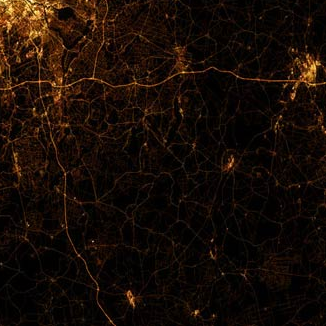
%> input picture image inhenement/lime/test_picture/6.bmp, 326 x 326 px
$ octave illminaBF.m   (GNU Octave 9; MATLAB toolbox functions it lacks are replaced by stand-ins)
%> lines starting %> are read from the running program, lines starting %| are printed output that depends on the picture; long printed decimals are rounded
### image inhenement/lime/bilateralFilter.m
%
% original src: http://people.csail.mit.edu/jiawen/software/bilateralFilter.m
% original author: Jiawen (Kevin) Chen
%   <jiawen@csail.mit.edu>
%   http://people.csail.mit.edu/jiawen/
%

% output = bilateralFilter( data, edge, ...
%                          edgeMin, edgeMax, ...
%                          sigmaSpatial, sigmaRange, ...
%                          samplingSpatial, samplingRange )
%
% Bilateral and Cross-Bilateral Filter using the Bilateral Grid.
%
% Bilaterally filters the image 'data' using the edges in the image 'edge'.
% If 'data' == 'edge', then it the standard bilateral filter.
% Otherwise, it is the 'cross' or 'joint' bilateral filter.
% For convenience, you can also pass in [] for 'edge' for the normal
% bilateral filter.
%
% Note that for the cross bilateral filter, data does not need to be
% defined everywhere.  Undefined values can be set to 'NaN'.  However, edge
% *does* need to be defined everywhere.
%
% data and edge should be of the greyscale, double-precision floating point
% matrices of the same size (i.e. they should be [ height x width ])
%
% data is the only required argument
%
% edgeMin and edgeMax specifies the min and max values of 'edge' (or 'data'
% for the normal bilateral filter) and is useful when the input is in a
% range that's not between 0 and 1.  For instance, if you are filtering the
% L channel of an image that ranges between 0 and 100, set edgeMin to 0 and
% edgeMax to 100.
%
% edgeMin defaults to min( edge( : ) ) and edgeMax defaults to max( edge( : ) ).
% This is probably *not* what you want, since the input may not span the
% entire range.
%
% sigmaSpatial and sigmaRange specifies the standard deviation of the space
% and range gaussians, respectively.
% sigmaSpatial defaults to min( width, height ) / 16
% sigmaRange defaults to ( edgeMax - edgeMin ) / 10.
%
% samplingSpatial and samplingRange specifies the amount of downsampling
% used for the approximation.  Higher values use less memory but are also
% less accurate.  The default and recommended values are:
%
% samplingSpatial = sigmaSpatial
% samplingRange = sigmaRange
%

function output = bilateralFilter( data, edge, edgeMin, edgeMax, sigmaSpatial, sigmaRange, ...
    samplingSpatial, samplingRange )

if( ndims( data ) > 2 ),
    error( 'data must be a greyscale image with size [ height, width ]' );
end

if( ~isa( data, 'double' ) ),
    error( 'data must be of class "double"' );
end

if ~exist( 'edge', 'var' ),
    edge = data;
elseif isempty( edge ),
    edge = data;
end

if( ndims( edge ) > 2 ),
    error( 'edge must be a greyscale image with size [ height, width ]' );
end

if( ~isa( edge, 'double' ) ),
    error( 'edge must be of class "double"' );
end

inputHeight = size( data, 1 );
inputWidth = size( data, 2 );

if ~exist( 'edgeMin', 'var' ),
    edgeMin = min( edge( : ) );
    warning( 'edgeMin not set!  Defaulting to: %f\n', edgeMin );
end

if ~exist( 'edgeMax', 'var' ),
    edgeMax = max( edge( : ) );
    warning( 'edgeMax not set!  Defaulting to: %f\n', edgeMax );
end

edgeDelta = edgeMax - edgeMin;

if ~exist( 'sigmaSpatial', 'var' ),
    sigmaSpatial = min( inputWidth, inputHeight ) / 16;
    fprintf( 'Using default sigmaSpatial of: %f\n', sigmaSpatial );
end

if ~exist( 'sigmaRange', 'var' ),
    sigmaRange = 0.1 * edgeDelta;
    fprintf( 'Using default sigmaRange of: %f\n', sigmaRange );
end

if ~exist( 'samplingSpatial', 'var' ),
    samplingSpatial = sigmaSpatial;
end

if ~exist( 'samplingRange', 'var' ),
    samplingRange = sigmaRange;
end

if size( data ) ~= size( edge ),
    error( 'data and edge must be of the same size' );
end

% parameters
derivedSigmaSpatial = sigmaSpatial / samplingSpatial;
derivedSigmaRange = sigmaRange / samplingRange;

paddingXY = floor( 2 * derivedSigmaSpatial ) + 1;
paddingZ = floor( 2 * derivedSigmaRange ) + 1;

% allocate 3D grid
downsampledWidth = floor( ( inputWidth - 1 ) / samplingSpatial ) + 1 + 2 * paddingXY;
downsampledHeight = floor( ( inputHeight - 1 ) / samplingSpatial ) + 1 + 2 * paddingXY;
downsampledDepth = floor( edgeDelta / samplingRange ) + 1 + 2 * paddingZ;

gridData = zeros( downsampledHeight, downsampledWidth, downsampledDepth );
gridWeights = zeros( downsampledHeight, downsampledWidth, downsampledDepth );

% compute downsampled indices
[ jj, ii ] = meshgrid( 0 : inputWidth - 1, 0 : inputHeight - 1 );

% ii =
% 0 0 0 0 0
% 1 1 1 1 1
% 2 2 2 2 2

% jj =
% 0 1 2 3 4
% 0 1 2 3 4
% 0 1 2 3 4

% so when iterating over ii( k ), jj( k )
% get: ( 0, 0 ), ( 1, 0 ), ( 2, 0 ), ... (down columns first)

di = round( ii / samplingSpatial ) + paddingXY + 1;
dj = round( jj / samplingSpatial ) + paddingXY + 1;
dz = round( ( edge - edgeMin ) / samplingRange ) + paddingZ + 1;

% perform scatter (there's probably a faster way than this)
% normally would do downsampledWeights( di, dj, dk ) = 1, but we have to
% perform a summation to do box downsampling
for k = 1 : numel( dz ),

    dataZ = data( k ); % traverses the image column wise, same as di( k )
    if ~isnan( dataZ  ),

        dik = di( k );
        djk = dj( k );
        dzk = dz( k );

        gridData( dik, djk, dzk ) = gridData( dik, djk, dzk ) + dataZ;
        gridWeights( dik, djk, dzk ) = gridWeights( dik, djk, dzk ) + 1;

    end
end

% make gaussian kernel
kernelWidth = 2 * derivedSigmaSpatial + 1;
kernelHeight = kernelWidth;
kernelDepth = 2 * derivedSigmaRange + 1;

halfKernelWidth = floor( kernelWidth / 2 );
halfKernelHeight = floor( kernelHeight / 2 );
halfKernelDepth = floor( kernelDepth / 2 );

[gridX, gridY, gridZ] = meshgrid( 0 : kernelWidth - 1, 0 : kernelHeight - 1, 0 : kernelDepth - 1 );
gridX = gridX - halfKernelWidth;
gridY = gridY - halfKernelHeight;
gridZ = gridZ - halfKernelDepth;
gridRSquared = ( gridX .* gridX + gridY .* gridY ) / ( derivedSigmaSpatial * derivedSigmaSpatial ) + ( gridZ .* gridZ ) / ( derivedSigmaRange * derivedSigmaRange );
kernel = exp( -0.5 * gridRSquared );

% convolve
blurredGridData = convn( gridData, kernel, 'same' );
blurredGridWeights = convn( gridWeights, kernel, 'same' );

% divide
blurredGridWeights( blurredGridWeights == 0 ) = -2; % avoid divide by 0, won't read there anyway
normalizedBlurredGrid = blurredGridData ./ blurredGridWeights;
normalizedBlurredGrid( blurredGridWeights < -1 ) = 0; % put 0s where it's undefined

% for debugging
% blurredGridWeights( blurredGridWeights < -1 ) = 0; % put zeros back

% upsample
[ jj, ii ] = meshgrid( 0 : inputWidth - 1, 0 : inputHeight - 1 ); % meshgrid does x, then y, so output arguments need to be reversed
% no rounding
di = ( ii / samplingSpatial ) + paddingXY + 1;
dj = ( jj / samplingSpatial ) + paddingXY + 1;
dz = ( edge - edgeMin ) / samplingRange + paddingZ + 1;

% interpn takes rows, then cols, etc
% i.e. size(v,1), then size(v,2), ...
output = interpn( normalizedBlurredGrid, di, dj, dz );

### image inhenement/lime/illminaBF.m
clc;close all;clear all;
tic
img=im2double(imread('test_picture/6.bmp'));
k_air=10;
imgr=ordfilt2(img(:,:,1),k_air*k_air,ones(k_air,k_air),'symmetric');
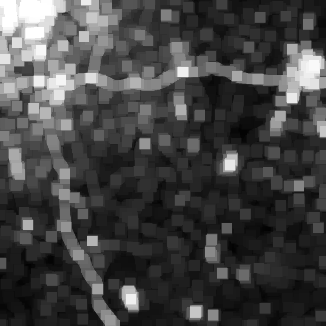
%> imgr: size 326x326 double; min 0.00784, max 1, mean 0.262
imgg=ordfilt2(img(:,:,2),k_air*k_air,ones(k_air,k_air),'symmetric');
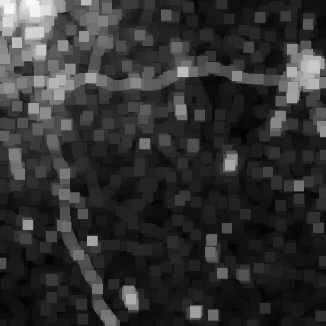
%> imgg: size 326x326 double; min 0.00392, max 0.976, mean 0.193
imgb=ordfilt2(img(:,:,3),k_air*k_air,ones(k_air,k_air),'symmetric');          %分别对三个颜色通道用15乘15的核取最小值
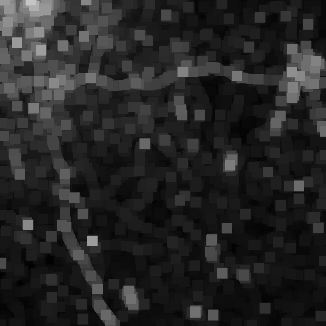
%> imgb: size 326x326 double; min 0.00392, max 0.773, mean 0.146
imgdark(:,:)=min(imgr(:,:),imgg(:,:));
imgdark(:,:)=min(imgdark(:,:),imgb(:,:));
imgdark=bilateralFilter(imgdark);
%> in bilateralFilter, `edgeMin = min( edge( : ) );`: edgeMin = 0.00392
%> in bilateralFilter, `edgeMax = max( edge( : ) );`: edgeMax = 0.773
%> in bilateralFilter, `edgeDelta = edgeMax - edgeMin;`: edgeDelta = 0.769
%| Using default sigmaSpatial of: 20.375
%> in bilateralFilter, `sigmaRange = 0.1 * edgeDelta;`: sigmaRange = 0.0769
%| Using default sigmaRange of: 0.07686
%> in bilateralFilter, `derivedSigmaRange = sigmaRange / samplingRange;`: derivedSigmaRange = 1
%> in bilateralFilter, `paddingZ = floor( 2 * derivedSigmaRange ) + 1;`: paddingZ = 3
%> in bilateralFilter, `downsampledDepth = floor( edgeDelta / samplingRange ) + 1 + 2 * paddin..`: downsampledDepth = 17
%> in bilateralFilter, `dz = round( ( edge - edgeMin ) / samplingRange ) + paddingZ + 1;`:
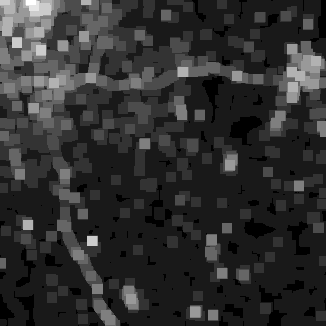
%> dz: size 326x326 double; min 4, max 14, mean 5.87; drawn with min black and max white
%> the loop in bilateralFilter, `for k = 1 : numel( dz ),` made 106276 passes
%> (dataZ, dzk) on passes 1 to 12: (0.608, 12), (0.608, 12), (0.608, 12), (0.608, 12), (0.608, 12), (0.525, 11), (0.42, 9), (0.42, 9), (0.396, 9), (0.396, 9), (0.396, 9), (0.396, 9)
%> after the loop in bilateralFilter, `for k = 1 : numel( dz ),`: dik = 20; dzk = 5
%> in bilateralFilter, `kernelDepth = 2 * derivedSigmaRange + 1;`: kernelDepth = 3
%> in bilateralFilter, `halfKernelDepth = floor( kernelDepth / 2 );`: halfKernelDepth = 1
T_ref=imgdark.^0.6;
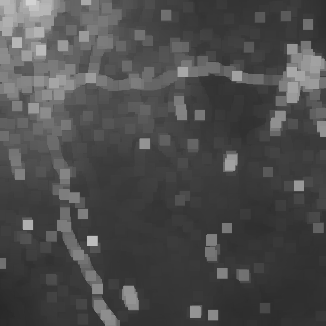
%> T_ref: size 326x326 double; min 0.16, max 0.83, mean 0.298
R=img./T_ref;
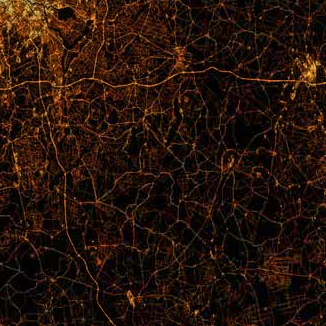
%> R: size 326x326x3 double; mean R, G, B 0.262, 0.136, 0.0751; drawn with min black and max white
figure;imshow(R);
%> after `imshow(R)`:
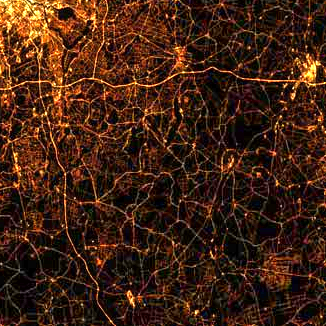
%> displayed picture: size 326x326x3, on the screen's scale of 0 to 255; mean R, G, B 66.1, 34.7, 19.1
imwrite(R,'ilBF.bmp');
imwrite(imgdark,'ilBFT.bmp');
toc

$ run again, with image inhenement/lime/test_picture/8.bmp copied over image inhenement/lime/test_picture/6.bmp
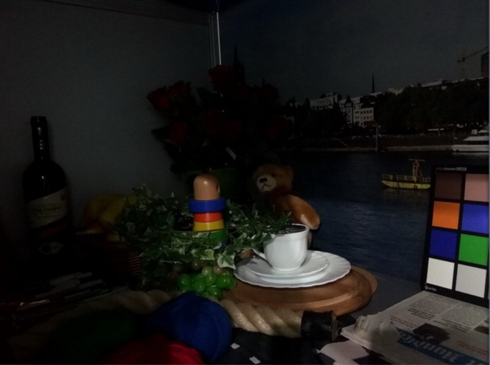
%> input picture image inhenement/lime/test_picture/8.bmp, 490 x 365 px
%> edgeMin = 0
%> edgeMax = 0.855
%| Using default sigmaSpatial of: 22.812
%> sigmaRange = 0.0855
%| Using default sigmaRange of: 0.08549
%> derivedSigmaRange = 1
%> paddingZ = 3
%> downsampledDepth = 16
%> in bilateralFilter, `dz = round( ( edge - edgeMin ) / samplingRange ) + paddingZ + 1;`:
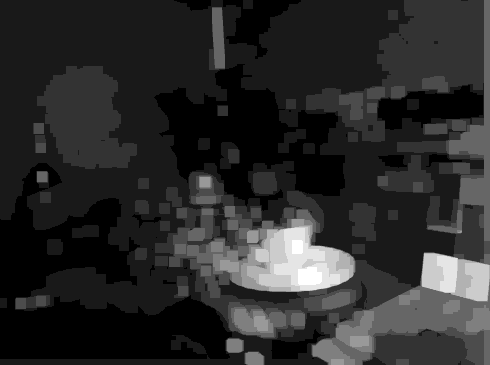
%> dz: size 365x490 double; min 4, max 14, mean 5.67; drawn with min black and max white
%> the loop in bilateralFilter, `for k = 1 : numel( dz ),` made 178850 passes
%> dataZ on passes 1 to 8: 0.0824, 0.0824, 0.0824, 0.0824, 0.0824, 0.0824, 0.0824, 0.0824
%> after the loop in bilateralFilter, `for k = 1 : numel( dz ),`: dik = 20; djk = 25; dzk = 8
%> kernelDepth = 3
%> halfKernelDepth = 1
%> `imshow(R)`:
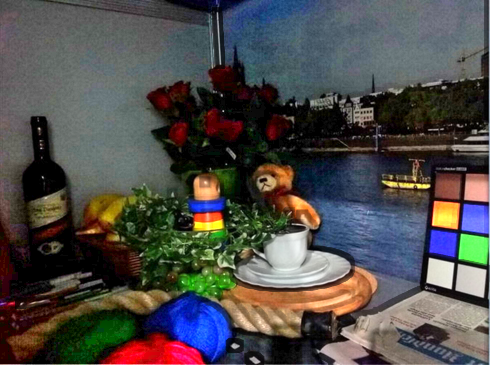
%> displayed picture: size 365x490x3, on the screen's scale of 0 to 255; mean R, G, B 78, 75.4, 73.5

$ run again, with image inhenement/lime/test_picture/9.bmp copied over image inhenement/lime/test_picture/6.bmp
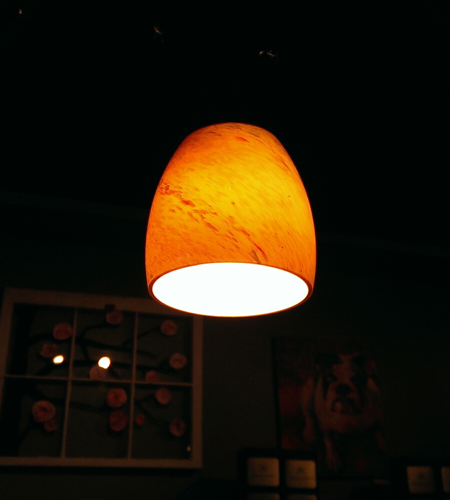
%> input picture image inhenement/lime/test_picture/9.bmp, 450 x 500 px
%> `imgb=ordfilt2(img(:,:,3),k_air*k_air,ones(k_air,k_air),'symmetric');`:
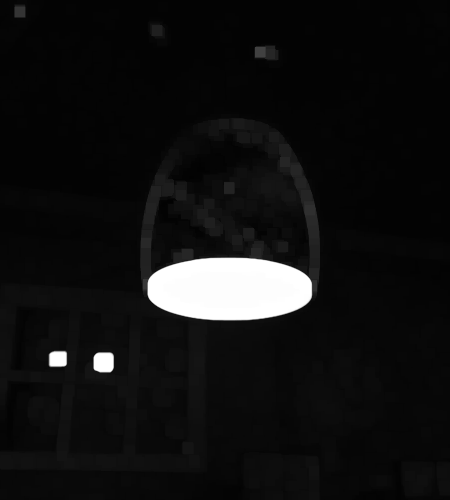
%> imgb: size 500x450 double; min 0.00784, max 1, mean 0.0704
%> edgeMin = 0
%> edgeMax = 1
%| Using default sigmaSpatial of: 28.125
%> sigmaRange = 0.1
%| Using default sigmaRange of: 0.1
%> derivedSigmaRange = 1
%> paddingZ = 3
%> downsampledDepth = 17
%> the loop in bilateralFilter, `for k = 1 : numel( dz ),` made 225000 passes
%> dataZ on passes 1 to 8: 0.00392, 0.00392, 0.00392, 0.00392, 0.00392, 0.00392, 0.00392, 0.00392
%> after the loop in bilateralFilter, `for k = 1 : numel( dz ),`: dik = 22; djk = 20
%> kernelDepth = 3
%> halfKernelDepth = 1
%> `imshow(R)`:
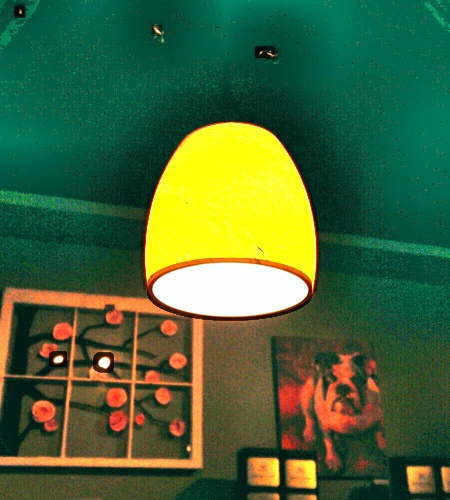
%> displayed picture: size 500x450x3, on the screen's scale of 0 to 255; mean R, G, B 70.3, 102.2, 57.2
